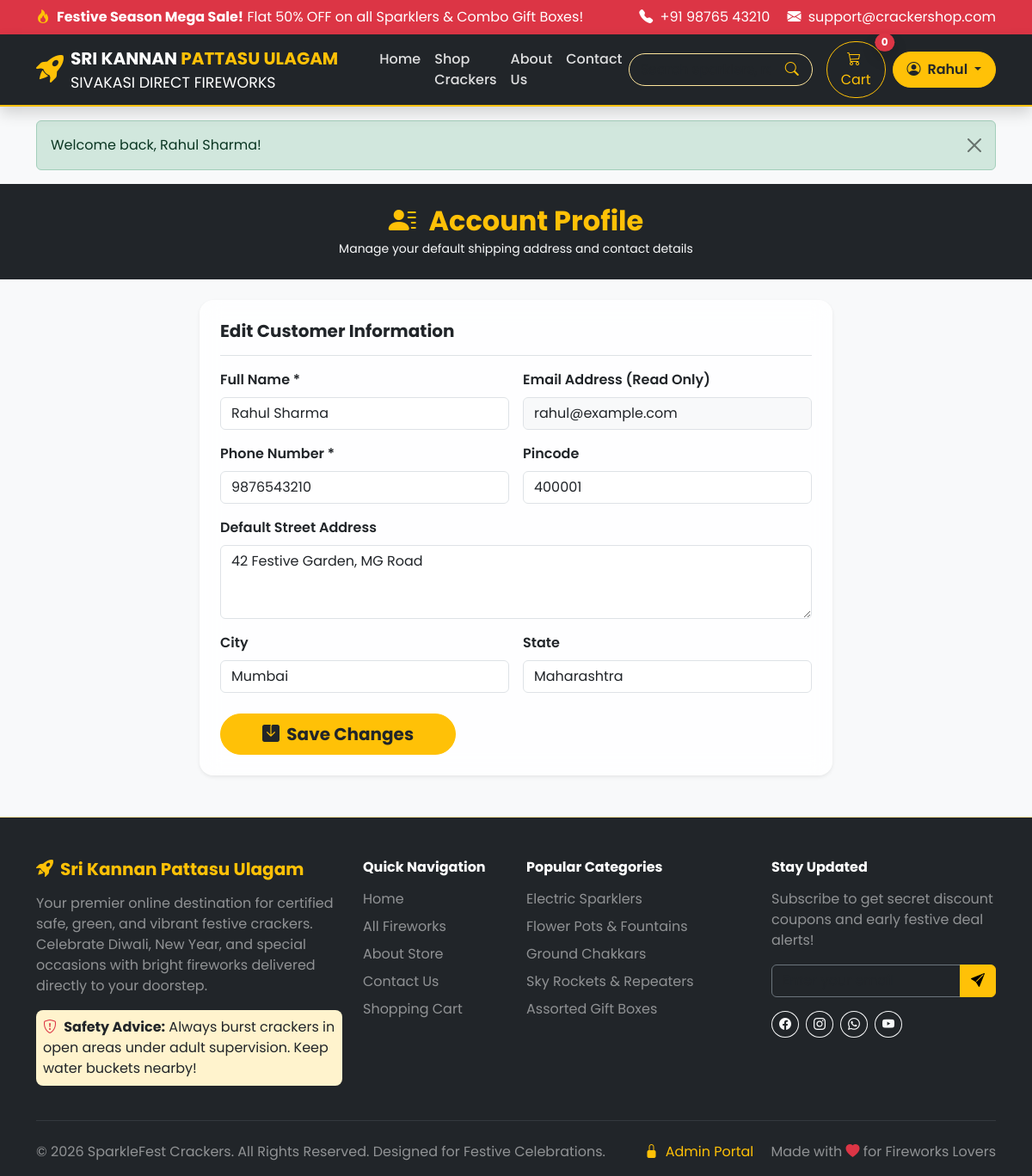
The app's page /profile.php (signed in) with its own data.
### tables this page shows
CREATE TABLE IF NOT EXISTS `users` (
  `id` INT AUTO_INCREMENT PRIMARY KEY,
  `full_name` VARCHAR(100) NOT NULL,
  `email` VARCHAR(100) NOT NULL UNIQUE,
  `password` VARCHAR(255) NOT NULL,
  `phone` VARCHAR(20) NOT NULL,
  `address` TEXT NULL,
  `city` VARCHAR(50) NULL,
  `state` VARCHAR(50) NULL,
  `pincode` VARCHAR(10) NULL,
  `status` ENUM('active', 'inactive') DEFAULT 'active',
  `created_at` TIMESTAMP DEFAULT CURRENT_TIMESTAMP
);

### profile.php (the view, shortened to what this page needs)
<?php
require_once __DIR__ . '/includes/header.php';
require_once __DIR__ . '/includes/navbar.php';
$user_session = get_logged_user();
$stmt = $db->prepare("SELECT * FROM users WHERE id = ?");
$stmt->execute([$user_session['id']]);
$user = $stmt->fetch();
?>
<div class="py-4 bg-dark text-white text-center mb-4">
    <div class="container">
        <h2 class="fw-bold text-warning mb-0"><i class="bi bi-person-lines-fill me-2"></i> Account Profile</h2>
        <small class="text-light">Manage your default shipping address and contact details</small>
    </div>
</div>
<div class="container mb-5">
    <div class="row justify-content-center">
        <div class="col-lg-8">
            <div class="card glass-card p-4 border-0 shadow-sm">
                <h5 class="fw-bold text-dark border-bottom pb-3 mb-3">Edit Customer Information</h5>
                <form action="<?= BASE_URL; ?>profile.php" method="POST">
                    <div class="row g-3">
                        <div class="col-md-6">
                            <label class="form-label fw-semibold">Full Name *</label>
                            <input type="text" name="full_name" class="form-control" value="<?= e($user['full_name']); ?>" required>
                        </div>
                        <div class="col-md-6">
                            <label class="form-label fw-semibold">Email Address (Read Only)</label>
                            <input type="email" class="form-control bg-light" value="<?= e($user['email']); ?>" readonly>
                        </div>
                        <div class="col-md-6">
                            <label class="form-label fw-semibold">Phone Number *</label>
                            <input type="tel" name="phone" class="form-control" value="<?= e($user['phone']); ?>" required>
                        </div>
                        <div class="col-md-6">
                            <label class="form-label fw-semibold">Pincode</label>
                            <input type="text" name="pincode" class="form-control" value="<?= e($user['pincode']); ?>">
                        </div>
                        <div class="col-12">
                            <label class="form-label fw-semibold">Default Street Address</label>
                            <textarea name="address" rows="3" class="form-control"><?= e($user['address']); ?></textarea>
                        </div>
                        <div class="col-md-6">
                            <label class="form-label fw-semibold">City</label>
                            <input type="text" name="city" class="form-control" value="<?= e($user['city']); ?>">
                        </div>
                        <div class="col-md-6">
                            <label class="form-label fw-semibold">State</label>
                            <input type="text" name="state" class="form-control" value="<?= e($user['state']); ?>">
                        </div>
                        <div class="col-12 mt-4">
                            <button type="submit" class="btn btn-warning btn-lg rounded-pill fw-bold text-dark px-5">
                                <i class="bi bi-save-fill me-1"></i> Save Changes
                            </button>
                        </div>
                    </div>
                </form>
            </div>
        </div>
    </div>
</div>
<?php require_once __DIR__ . '/includes/footer.php'; ?>

### assets/css/style.css (style rules this page uses)
:root { --primary-color: #D32F2F; --primary-hover: #B71C1C; --secondary-color: #FFC107; --secondary-hover: #FFA000; --bg-color: #F8F9FA; --dark-color: #212529; --card-bg: rgba(255, 255, 255, 0.95); --font-family: 'Poppins', sans-serif; }
body { font-family: var(--font-family); background-color: var(--bg-color); color: var(--dark-color); overflow-x: hidden; }
.glass-card { background: rgba(255, 255, 255, 0.85); backdrop-filter: blur(12px); -webkit-backdrop-filter: blur(12px); border: 1px solid rgba(255, 255, 255, 0.3); border-radius: 16px; box-shadow: 0 8px 32px 0 rgba(31, 38, 135, 0.08); }

### records on screen
users: full_name "Rahul Sharma", email "rahul@example.com", phone "9876543210", pincode "400001", address "42 Festive Garden, MG Road", city "Mumbai", state "Maharashtra"

### other values on screen
$cart_count "0"
explode(' ', $user['name'])[0] "Rahul"
$flash['message'] "Welcome back, Rahul Sharma!"
